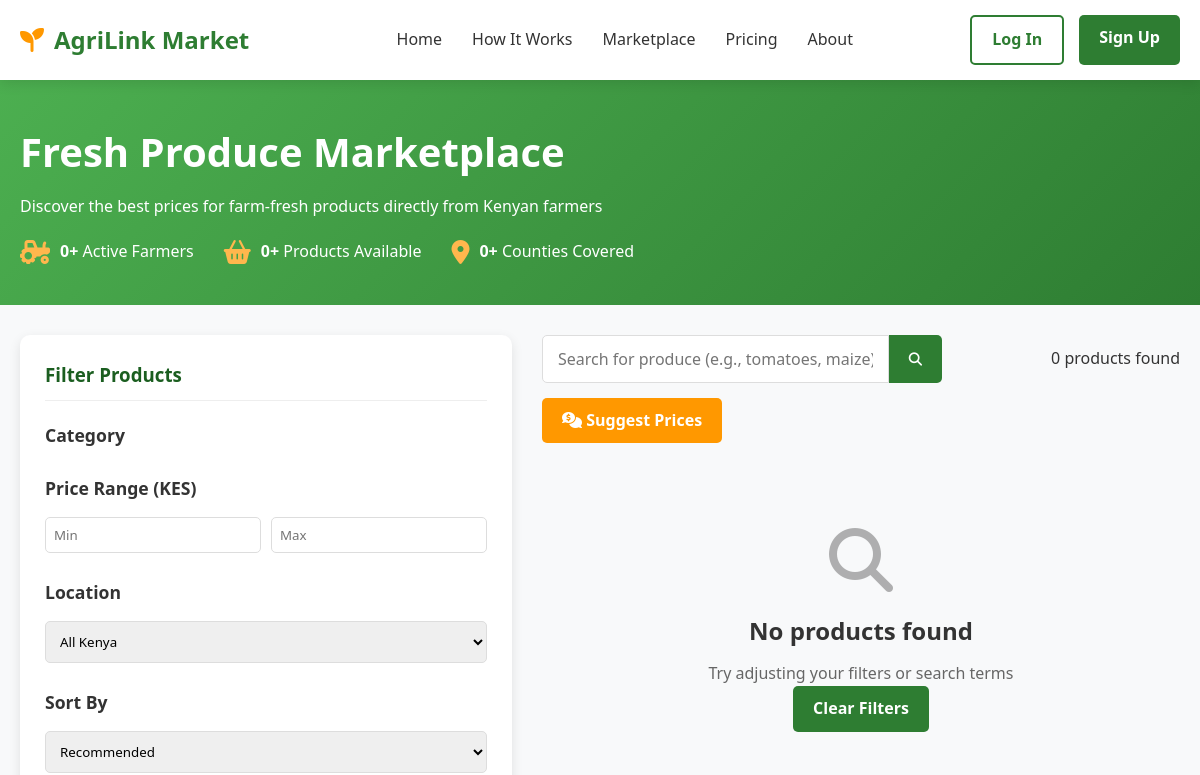
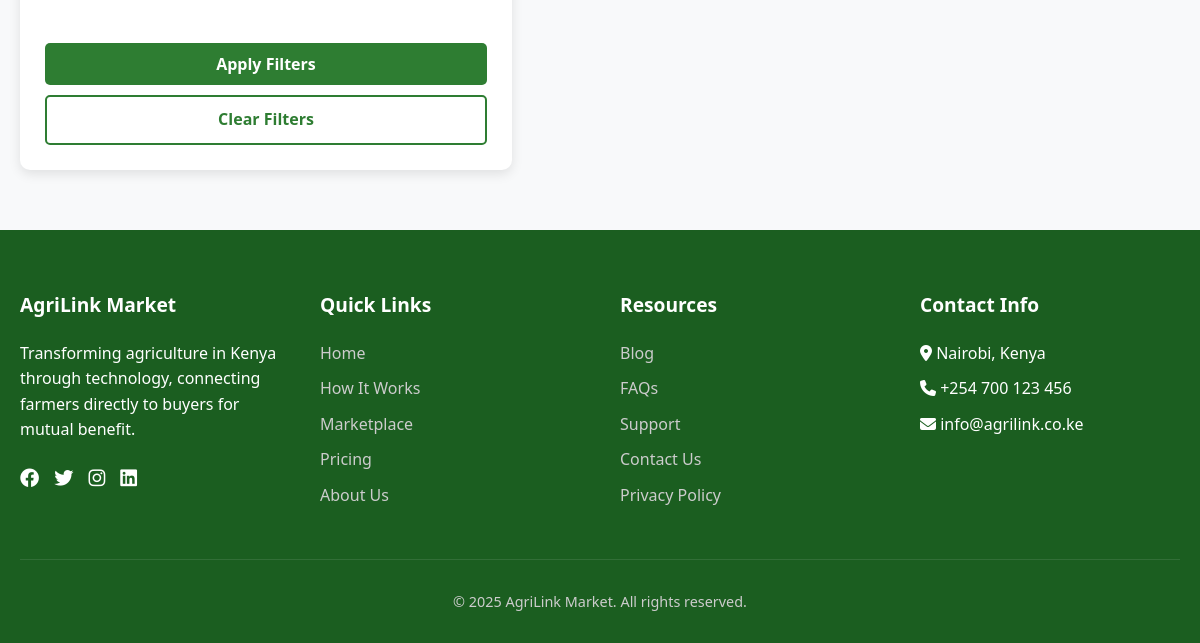
The page /marketplace/ on the database as committed earlier (2 pictures, top to bottom).
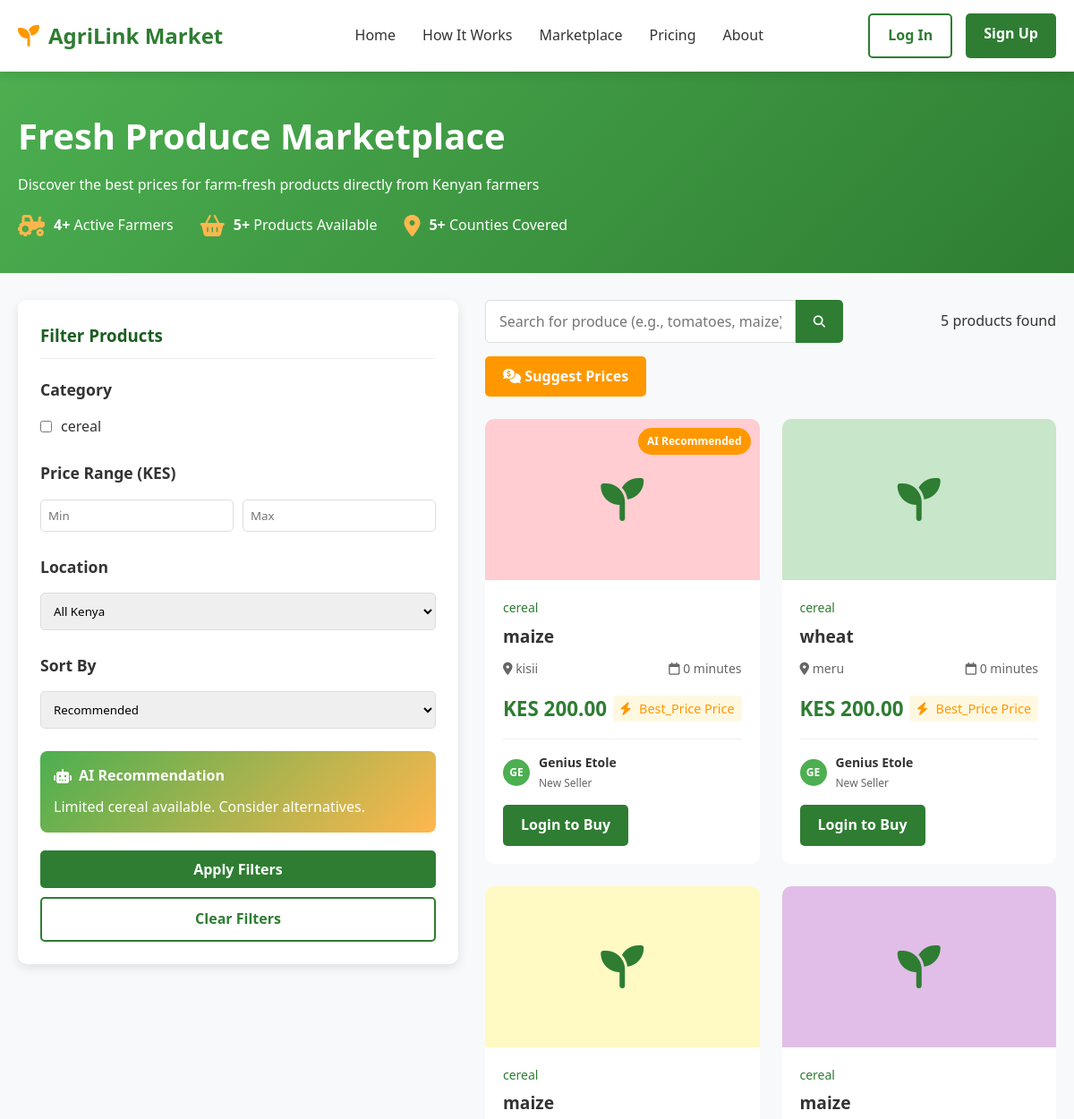
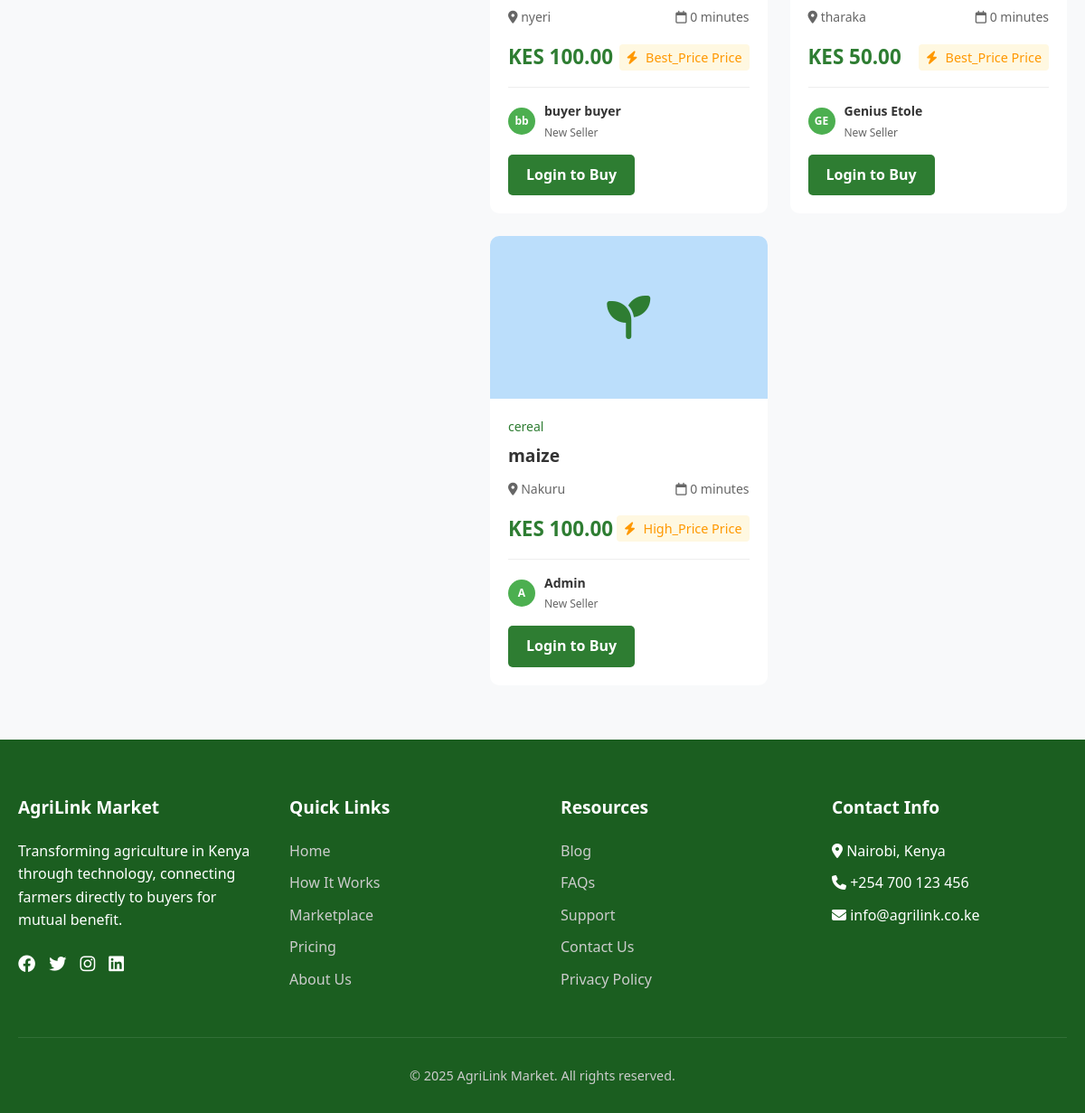
The same page on the database as committed later (2 pictures, top to bottom).
### base/models.py (models this page shows, shortened)
class ProductCategory(models.Model):
    name = models.CharField(max_length=100)
    description = models.TextField(blank=True)
    icon = models.CharField(max_length=50, default='fas fa-seedling')

class Product(models.Model):
    QUALITY_CHOICES = [
        ('premium', 'Premium'),
        ('grade1', 'Grade 1'),
        ('grade2', 'Grade 2'),
        ('standard', 'Standard'),
    ]
    farmer = models.ForeignKey(User, on_delete=models.CASCADE, related_name='products')
    category = models.ForeignKey(ProductCategory, on_delete=models.CASCADE)
    name = models.CharField(max_length=200)
    description = models.TextField()
    price = models.DecimalField(max_digits=10, decimal_places=2)
    quantity = models.DecimalField(max_digits=10, decimal_places=2)
    unit = models.CharField(max_length=20)
    quality_grade = models.CharField(max_length=20, choices=QUALITY_CHOICES, default='standard')
    location = models.CharField(max_length=100, null=True)
    harvest_date = models.DateField()
    is_available = models.BooleanField(default=True)
    image = models.ImageField(
        upload_to=product_image_path,  # Custom upload path
        null=True,
        blank=True,
        verbose_name="Product Image"
    )
    image_url = models.CharField(max_length=500, blank=True, null=True)
    created_at = models.DateTimeField(auto_now_add=True)
    updated_at = models.DateTimeField(auto_now=True)

### base/views.py (the view, shortened to what this page needs)
# urls.py: path('marketplace/', views.marketplace, name='marketplace'),
def marketplace(request):
    category_filter = request.GET.get('category', '')
    search_query = request.GET.get('search', '')
    min_price = request.GET.get('min_price', '')
    max_price = request.GET.get('max_price', '')
    location_filter = request.GET.get('location', '')
    sort_by = request.GET.get('sort_by', 'recommended')
    products = Product.objects.filter(is_available=True)
    if category_filter:
        products = products.filter(category__name__icontains=category_filter)
    if min_price:
        products = products.filter(price__gte=min_price)
    if max_price:
        products = products.filter(price__lte=max_price)
    if location_filter and location_filter != 'all':
        products = products.filter(location__icontains=location_filter)
    if sort_by == 'price_low':
        products = products.order_by('price')
    elif sort_by == 'price_high':
        products = products.order_by('-price')
    elif sort_by == 'recent':
        products = products.order_by('-created_at')
    elif sort_by == 'harvest':
        products = products.order_by('harvest_date')
    else:  # recommended (default)
        products = products.annotate(
            avg_rating=Avg('reviews__rating'),
            review_count=Count('reviews')
        ).order_by('-avg_rating', '-review_count')
    for product in products:
        if not hasattr(product, 'ai_suggestion'):
            price_data = AgriAI.calculate_optimal_price(product)
            product.ai_suggestion = price_data
    paginator = Paginator(products, 12)  # 12 products per page
    page_number = request.GET.get('page', 1)
    page_obj = paginator.get_page(page_number)
    categories = ProductCategory.objects.all()
    market_trends = MarketTrend.objects.all().order_by('-created_at')[:3]
    ai_recommendations = AgriAI.generate_market_recommendations()
    wishlist_product_ids = []
    if request.user.is_authenticated:
        wishlist_product_ids = Wishlist.objects.filter(
            user=request.user
        ).values_list('product_id', flat=True)
    context = {
        'products': page_obj,
        'categories': categories,
        'market_trends': market_trends,
        'ai_recommendations': ai_recommendations,
        'wishlist_product_ids': wishlist_product_ids,
        'current_filters': {
            'category': category_filter,
            'search': search_query,
            'min_price': min_price,
            'max_price': max_price,
            'location': location_filter,
            'sort_by': sort_by,
        },
        'stats': {
            'total_products': products.count(),
            'active_farmers': User.objects.filter(products__is_available=True).distinct().count(),
            'counties_covered': products.values('location').distinct().count(),
        }
    }
    return render(request, 'marketplace.html', context)

### base/templates/marketplace.html (shortened to what this page needs)
{% extends 'base.html' %}
{% load static %}
{% block content %}
<section class="marketplace-header">
    <div class="container">
        <h1>Fresh Produce Marketplace</h1>
        <p>Discover the best prices for farm-fresh products directly from Kenyan farmers</p>
        <div class="marketplace-stats">
            <div class="stat">
                <i class="fas fa-tractor"></i>
                <div>
                    <strong>{{ stats.active_farmers }}+</strong> Active Farmers
                </div>
            </div>
            <div class="stat">
                <i class="fas fa-shopping-basket"></i>
                <div>
                    <strong>{{ stats.total_products }}+</strong> Products Available
                </div>
            </div>
            <div class="stat">
                <i class="fas fa-map-marker-alt"></i>
                <div>
                    <strong>{{ stats.counties_covered }}+</strong> Counties Covered
                </div>
            </div>
        </div>
    </div>
</section>
<div class="container">
    <div class="marketplace-content">
        <aside class="filters-sidebar">
            <h3>Filter Products</h3>
            <form method="get" id="filter-form">
                <div class="filter-group">
                    <h4>Category</h4>
                    <ul class="filter-options">
                        {% for category in categories %}
                        <li>
                            <input type="checkbox" name="category" value="{{ category.name }}"
                                   id="cat-{{ category.id }}"
                                   {% if category.name in current_filters.category %}checked{% endif %}>
                            <label for="cat-{{ category.id }}">{{ category.name }}</label>
                        </li>
                        {% endfor %}
                    </ul>
                </div>
                <div class="filter-group">
                    <h4>Price Range (KES)</h4>
                    <div class="price-range">
                        <div class="price-inputs">
                            <input type="number" name="min_price" placeholder="Min" value="{{ current_filters.min_price }}">
                            <input type="number" name="max_price" placeholder="Max" value="{{ current_filters.max_price }}">
                        </div>
                    </div>
                </div>
                <div class="filter-group">
                    <h4>Location</h4>
                    <select name="location" style="width: 100%; padding: 10px; border: 1px solid #ddd; border-radius: 5px;">
                        <option value="all">All Kenya</option>
                    </select>
                </div>
                <div class="filter-group">
                    <h4>Sort By</h4>
                    <select name="sort_by" style="width: 100%; padding: 10px; border: 1px solid #ddd; border-radius: 5px;">
                        <option value="recommended" {% if current_filters.sort_by == 'recommended' %}selected{% endif %}>Recommended</option>
                    </select>
                </div>
                {% if ai_recommendations %}
                <div class="ai-recommendation">
                    <h4><i class="fas fa-robot"></i> AI Recommendation</h4>
                    <p>{{ ai_recommendations.0.recommendation }}</p>
                </div>
                {% endif %}
                <button type="submit" class="btn btn-primary" style="width: 100%; margin-top: 20px;">Apply Filters</button>
                <a href="{% url 'marketplace' %}" class="btn btn-outline" style="width: 100%; margin-top: 10px;">Clear Filters</a>
            </form>
        </aside>
        <section class="products-section">
            <div class="products-header">
                <form method="get" class="search-bar">
                    <input type="text" name="search" placeholder="Search for produce (e.g., tomatoes, maize)" value="{{ current_filters.search }}">
                    <button type="submit"><i class="fas fa-search"></i></button>
                </form>
                <div class="sort-options">
                    <span>{{ products.paginator.count }} products found</span>
                </div>
                <div style="display: flex; gap: 10px; align-items: center;">
                    <a href="{% url 'price_suggestions_marketplace' %}" class="btn btn-secondary">
                        <i class="fas fa-comments-dollar"></i> Suggest Prices
                    </a>
                </div>
            </div>
            {% if products %}
            <div class="products-grid">
                {% for product in products %}
                <div class="product-card">
                    <div class="product-image" style="background-color: {% cycle '#ffcdd2' '#c8e6c9' '#fff9c4' '#e1bee7' '#bbdefb' '#ffcc80' %};">
                        {% if forloop.first and forloop.counter0 == 0 %}
                        <div class="product-badge">AI Recommended</div>
                        {% endif %}
                        <i class="{{ product.category.icon|default:'fas fa-seedling' }}"></i>
                    </div>
                    <div class="product-info">
                        <div class="product-category">{{ product.category.name }}</div>
                        <h3 class="product-title">{{ product.name }}</h3>
                        <div class="product-meta">
                            <span><i class="fas fa-map-marker-alt"></i> {{ product.location }}</span>
                            <span><i class="far fa-calendar"></i>
                                {% if product.harvest_date == today %}
                                Today
                                {% else %}
                                {{ product.harvest_date|timeuntil }}
                                {% endif %}
                            </span>
                        </div>
                        <div class="product-price">
                            <div class="price-main">KES {{ product.price }}</div>
                            {% if product.ai_suggestion %}
                            <div class="price-ai {{ product.ai_suggestion.price_label }}">
                                <i class="fas fa-bolt"></i>
                                {{ product.ai_suggestion.price_label|title|cut:"_price" }} Price
                            </div>
                            {% endif %}
                        </div>
                        <div class="product-seller">
                            <div class="seller-avatar">
                                {{ product.farmer.first_name|first|default:product.farmer.username|first }}{{ product.farmer.last_name|first|default:'' }}
                            </div>
                            <div class="seller-info">
                                <h4>{{ product.farmer.get_full_name|default:product.farmer.username }}</h4>
                                <p>
                                    {% if product.reviews.count > 0 %}
                                    {{ product.reviews.avg_rating|default:0 }} ★ ({{ product.reviews.count }} reviews)
                                    {% else %}
                                    New Seller
                                    {% endif %}
                                </p>
                            </div>
                        </div>
                        <div class="product-actions">
                            {% if user.is_authenticated %}
                            <form method="post" action="{% url 'buy_product' product.id %}" style="display: inline;">
                                {% csrf_token %}
                                <button type="submit" class="btn btn-primary btn-small">Buy Now</button>
                            </form>
                            <form method="post" action="{% url 'add_to_wishlist' product.id %}" style="display: inline;">
                                {% csrf_token %}
                                <button type="submit" class="btn btn-outline btn-small wishlist-btn {% if product.id in wishlist_product_ids %}active{% endif %}">
                                    <i class="{% if product.id in wishlist_product_ids %}fas{% else %}far{% endif %} fa-heart"></i>
                                </button>
                            </form>
                            {% else %}
                            <a href="{% url 'login' %}?next={% url 'marketplace' %}" class="btn btn-primary btn-small">Login to Buy</a>
                            {% endif %}
                        </div>
                    </div>
                </div>
                {% endfor %}
            </div>
            {% else %}
            <div class="empty-state">
                <i class="fas fa-search"></i>
                <h3>No products found</h3>
                <p>Try adjusting your filters or search terms</p>
                <a href="{% url 'marketplace' %}" class="btn btn-primary">Clear Filters</a>
            </div>
            {% endif %}
        </section>
    </div>
</div>
{% endblock %}

Rows that differ between the two databases and show on the page:
added ProductCategory: name "cereal"
added Product: shows "AI Recommended", category.name "cereal", name "maize", location "kisii", harvest_date "0 minutes", price "200.00", ai_suggestion.price_label "Best_Price", farmer.first_name|first "G", farmer.last_name|first "E", farmer.get_full_name "Genius Etole", shows "New Seller"
added Product: category.name "cereal", name "wheat", location "meru", harvest_date "0 minutes", price "200.00", ai_suggestion.price_label "Best_Price", farmer.first_name|first "G", farmer.last_name|first "E", farmer.get_full_name "Genius Etole", shows "New Seller"
added Product: category.name "cereal", name "maize", location "nyeri", harvest_date "0 minutes", price "100.00", ai_suggestion.price_label "Best_Price", farmer.first_name|first "b", farmer.last_name|first "b", farmer.get_full_name "buyer buyer", shows "New Seller"
added Product: category.name "cereal", name "maize", location "tharaka", harvest_date "0 minutes", price "50.00", ai_suggestion.price_label "Best_Price", farmer.first_name|first "G", farmer.last_name|first "E", farmer.get_full_name "Genius Etole", shows "New Seller"
added Product: category.name "cereal", name "maize", location "Nakuru", harvest_date "0 minutes", price "100.00", ai_suggestion.price_label "High_Price", farmer.first_name|first "A", farmer.get_full_name "Admin", shows "New Seller"
Other text that changed with them:
{{ stats.active_farmers }}: "0" → "4"
{{ stats.total_products }}: "0" → "5"
{{ stats.counties_covered }}: "0" → "5"
{{ ai_recommendations.0.recommendation }}: (not shown) → "Limited cereal available. Consider alternatives."
{{ products.paginator.count }}: "0" → "5"
text no longer shown: "No products found Try adjusting your filters or search terms Clear Filters"
text now shown: "AI Recommendation"
